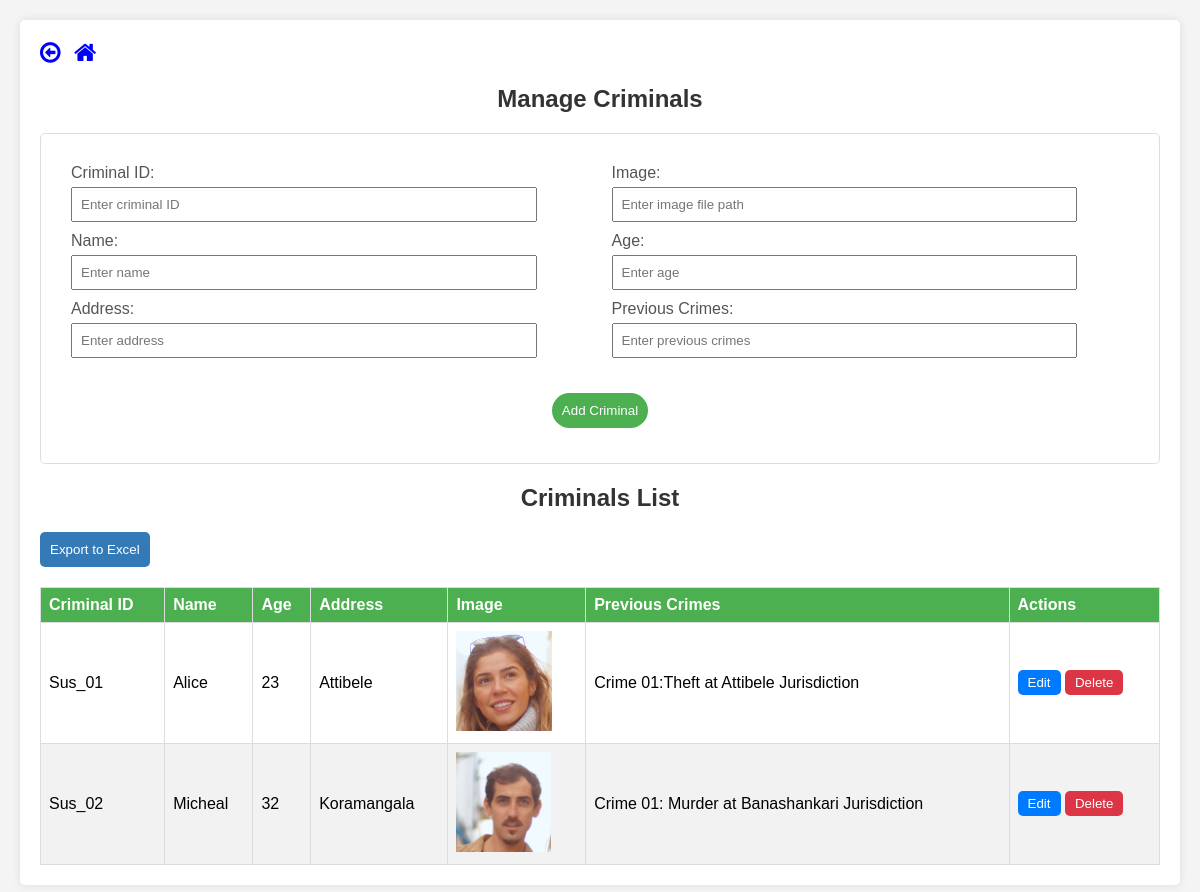
Before: /suspects_data.php (signed in) with the older database file.
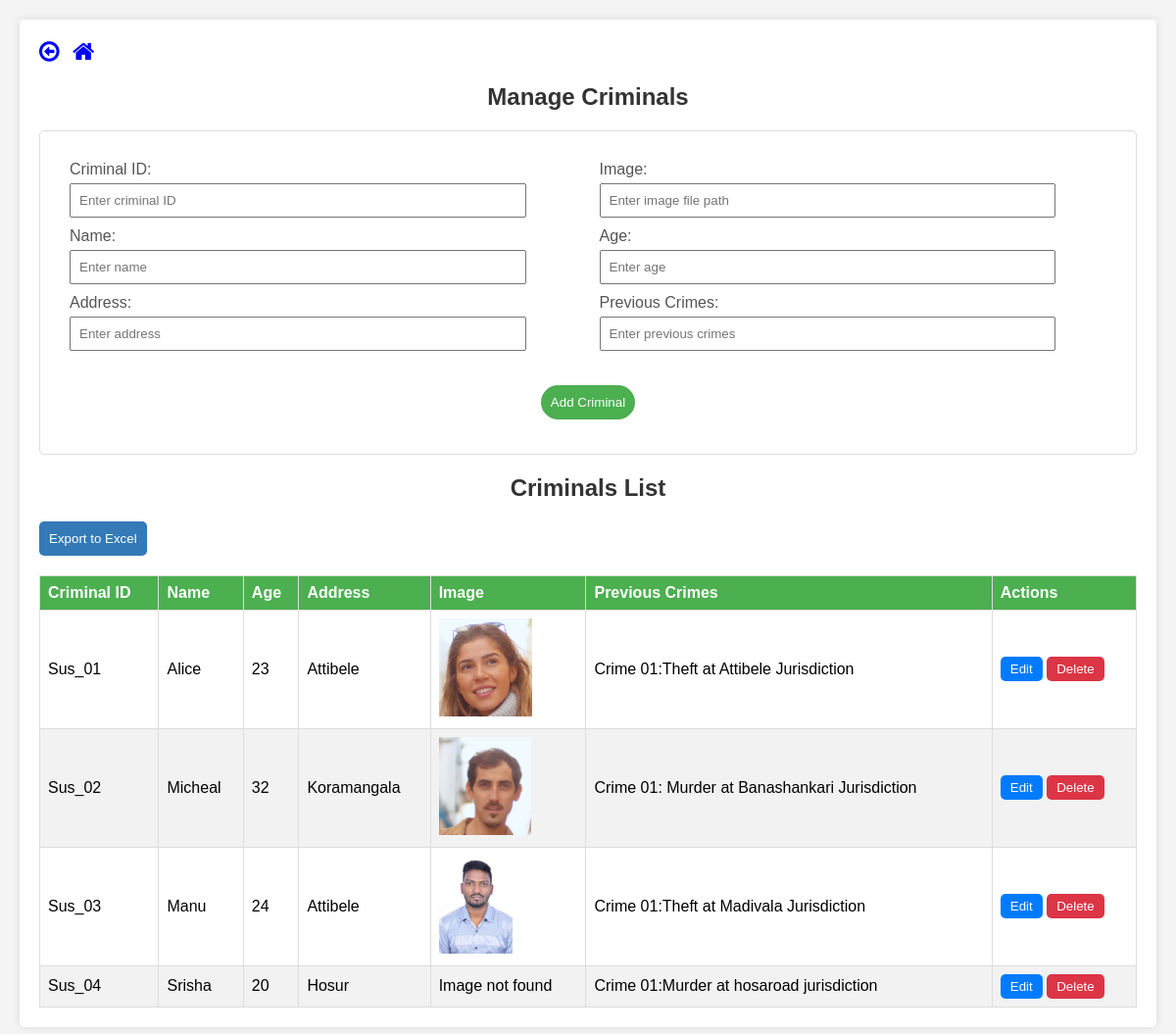
After: the same page with the newer database file.
### tables this page shows
CREATE TABLE `suspect_details` (
  `suspect_id` varchar(10) NOT NULL,
  `name` varchar(10) DEFAULT NULL,
  `age` int(10) DEFAULT NULL,
  `address` varchar(30) DEFAULT NULL,
  `image` varchar(20) DEFAULT NULL,
  `prev_crimes` varchar(100) DEFAULT NULL
);

### suspects_data.php (the view, shortened to what this page needs)
<?php
include('./Includes/connection.php');
function getSuspects($conn)
{
    $suspectStmt = $conn->prepare("SELECT * FROM suspect_details");
    $suspectStmt->execute();
    $suspects = $suspectStmt->get_result();
    return $suspects;
}
$suspects = getSuspects($conn);
?>
<!DOCTYPE html>
<html lang="en">
<head>
    <link rel="stylesheet" href="https://cdnjs.cloudflare.com/ajax/libs/font-awesome/4.7.0/css/font-awesome.min.css">
</head>
<body>
    <div class="main-content">
        <a href="#" onclick="window.history.back(); return false;"><i style="font-size:24px; color:blue;" class="fa">&#xf190;</i></a>
        <a href="dashboard.php"><i style="font-size:24px;color:blue;" class="fa">&#xf015;</i></a>
        <h2>Manage Criminals</h2>
        <form method="post" action="" style="border: 1px solid #ddd; padding: 20px; border-radius: 5px;">
            <div>
                <label for="suspect_id">Criminal ID:</label>
                <input type="text" name="suspect_id" placeholder="Enter criminal ID" required>
                <label for="name">Name:</label>
                <input type="text" name="name" placeholder="Enter name" required>
                <label for="address">Address:</label>
                <input type="text" name="address" placeholder="Enter address" required>
            </div>
            <div>
                <label for="image">Image:</label>
                <input type="text" name="image" placeholder="Enter image file path" required>
                <label for="age">Age:</label>
                <input type="text" name="age" placeholder="Enter age" required>
                <label for="prev_crimes">Previous Crimes:</label>
                <input type="text" name="prev_crimes" placeholder="Enter previous crimes" required>
            </div>
            <div style="text-align: center; margin: 5px auto;">
                <button type="submit" name="add_suspect" onclick="return confirm('Are you sure about adding the criminal?')">Add Criminal</button>
            </div>
        </form>
        <div>
            <h2>Criminals List</h2>
            <button class="export-btn" onclick="exportToExcel('suspect-table')">Export to Excel</button>
            <table id="suspect-table">
                <thead>
                    <tr>
                        <th>Criminal ID</th>
                        <th>Name</th>
                        <th>Age</th>
                        <th>Address</th>
                        <th>Image</th>
                        <th>Previous Crimes</th>
                        <th>Actions</th>
                    </tr>
                </thead>
                <tbody>
                    <?php while ($row = $suspects->fetch_assoc()) { ?>
                        <tr>
                            <td><?php echo htmlspecialchars($row['suspect_id']); ?></td>
                            <td><?php echo htmlspecialchars($row['name']); ?></td>
                            <td><?php echo htmlspecialchars($row['age']); ?></td>
                            <td><?php echo htmlspecialchars($row['address']); ?></td>
                            <td>
                                <?php
                                $imagePath = 'Suspects/' . $row['image'];
                                if (file_exists($imagePath)) {
                                    echo '<img src="' . htmlspecialchars($imagePath) . '" alt="Image" style="max-width: 100px; max-height: 100px;">';
                                } else {
                                    $parentImagePath = './' . $row['image'];
                                    if (file_exists($parentImagePath)) {
                                        echo '<img src="' . htmlspecialchars($parentImagePath) . '" alt="Image" style="max-width: 100px; max-height: 100px;">';
                                    } else {
                                        echo 'Image not found';
                                    }
                                }
                                ?>
                            </td>
                            <td><?php echo htmlspecialchars($row['prev_crimes']); ?></td>
                                <td>
                                <button style="background-color: #007bff; color: #fff; padding: 5px 10px; border: none; border-radius: 5px; cursor: pointer;" onclick="openEditModal('<?php echo htmlspecialchars($row['suspect_id']); ?>')">Edit</button>
                                <button style="background-color: #dc3545; color: #fff; padding: 5px 10px; border: none; border-radius: 5px; cursor: pointer;" onclick="deleteSuspect('<?php echo htmlspecialchars($row['suspect_id']); ?>')">Delete</button>
                            </td>
                            </tr>
                    <?php } ?>
                </tbody>
            </table>
        </div>
    </div>
</body>
</html>

### suspects_data.php (style rules this page uses)
body { font-family: 'Arial', sans-serif; margin: 0; padding: 0; background-color: #f4f4f4; }
.main-content { margin: 20px; padding: 20px; background-color: #fff; box-shadow: 0 0 10px rgba(0, 0, 0, 0.1); border-radius: 5px; }
h2, h3 { color: #333; text-align: center; }
form { margin-bottom: 20px; display: flex; flex-wrap: wrap; justify-content: space-between; }
form div { flex: 0 0 48%; padding: 10px; }
label { display: block; margin-bottom: 5px; color: #555; }
input { width: 90%; padding: 8px; margin-bottom: 10px; box-sizing: border-box; }
button { background-color: #4caf50; color: #fff; padding: 10px; border: none; cursor: pointer; border-radius: 50px; }
table { width: 100%; border-collapse: collapse; margin-top: 20px; }
th, td { border: 1px solid #ddd; padding: 8px; text-align: left; }
th { background-color: #4caf50; color: #fff; }
tbody tr:nth-child(even) { background-color: #f2f2f2; }
a { color: #d9534f; text-decoration: none; cursor: pointer; }
.export-btn { background-color: #337ab7; color: #fff; padding: 10px; border: none; cursor: pointer; border-radius: 5px; }

Changed rows visible on the page:
added suspect_details: suspect_id "Sus_03", name "Manu", age "24", address "Attibele", image (picture), prev_crimes "Crime 01:Theft at Madivala Jurisdiction"
added suspect_details: suspect_id "Sus_04", name "Srisha", age "20", address "Hosur", image "Image not found", prev_crimes "Crime 01:Murder at hosaroad jurisdiction"
